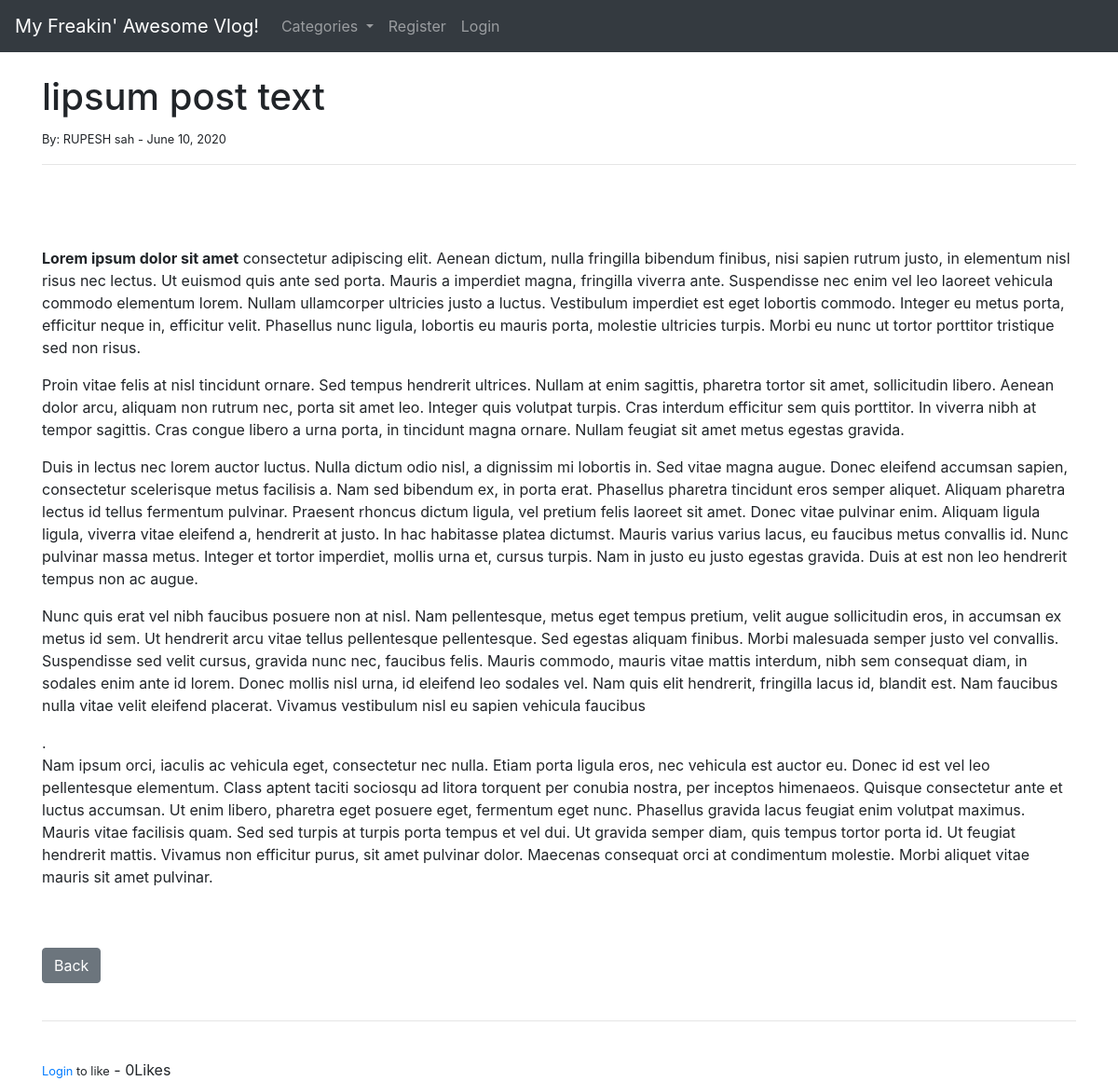
Screenshot of /article/8 with the database file from the repository.
### theblog/models.py (models this page shows, shortened)
class Post(models.Model):
	title = models.CharField(max_length=255)
	header_image = models.ImageField(null=True, blank=True, upload_to="images/")
	title_tag = models.CharField(max_length=255)
	author = models.ForeignKey(User, on_delete=models.CASCADE)
	body = RichTextField(blank=True, null=True)
	post_date = models.DateField(auto_now_add=True)
	category = models.CharField(max_length=255, default='coding')
	snippet = models.CharField(max_length=255)
	likes = models.ManyToManyField(User, related_name='blog_posts')
	def total_likes(self):
		return self.likes.count()

### theblog/views.py (the view)
# urls.py: path('article/<int:pk>', ArticleDetailView.as_view(), name='article-detail'),
class ArticleDetailView(DetailView):
	model = Post
	template_name = 'article_details.html'
	def get_context_data(self, *args, **kwargs):
		cat_menu = Category.objects.all()
		context = super(ArticleDetailView, self).get_context_data(*args, **kwargs)
		stuff = get_object_or_404(Post, id=self.kwargs['pk'])
		total_likes = stuff.total_likes()
		liked = False
		if stuff.likes.filter(id=self.request.user.id).exists():
			liked = True
		context["cat_menu"] = cat_menu
		context["total_likes"] = total_likes
		context["liked"] = liked
		return context

### theblog/models.py (called while the page is built)
	def __str__(self):
		return self.name

### theblog/templates/article_details.html (shortened to what this page needs)
{% extends 'base.html' %}
{% block  content %}
<h1>{{ post.title }}</h1>
<small>By:
	{{ post.author.first_name }}
	{{ post.author.last_name }} -
	{{ post.post_date}}
	</small><br/>
	<hr>
	<br/>
	<br/> <br/>
	{{ post.body|safe }}
	<br/><br/>
	<a href="{% url 'home' %}" class="btn btn-secondary">Back</a>
	<br/><br/>
	<hr>
	<br/>
	<form action="{% url 'like_post' post.pk %}"method="Post">
	{% if user.is_authenticated %}
		{% if liked %}
			<button type="submit", name="post_id", value="{{ post.id }}", class="btn btn-danger btn-sm">Unlike</button>
		{% else %}
			<button type="submit", name="post_id", value="{{ post.id }}", class="btn btn-primary btn-sm">Like</button>
		{% endif %}
	{% else %}
		<small><a href="{% url 'login' %}">Login</a> to like</small>
	{% endif %}
		 - {{ total_likes }}Likes
	</form>
{% endblock %}

### rows the page displays
Post: title "lipsum post text", author.first_name "RUPESH", author.last_name "sah", post_date "June 10, 2020", body "Lorem ipsum dolor sit amet consectetur adipiscing elit. Aenean dictum, nulla fringilla bibendum finibus, nisi sapien rutrum justo, in elementum nisl risus nec lectus. Ut euismod quis ante sed porta. Mauris a imperdiet magna, fringilla viverra ante. Suspendisse nec enim vel leo laoreet vehicula commodo elementum lorem. Nullam ullamcorper ultricies justo a luctus. Vestibulum imperdiet est eget lobortis commodo. Integer eu metus porta, efficitur neque in, efficitur velit. Phasellus nunc ligula, lobortis eu mauris porta, molestie ultricies turpis. Morbi eu nunc ut tortor porttitor tristique sed non risus. Proin vitae felis at nisl tincidunt ornare. Sed tempus hendrerit ultrices. Nullam at enim…"

### other values shown
{{ total_likes }} "0"
